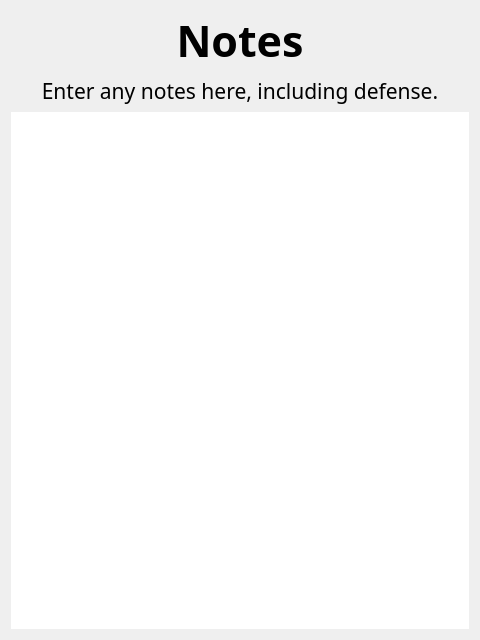
<?xml version="1.0" encoding="UTF-8"?>
<ui version="4.0">
 <class>Notes</class>
 <widget class="QWidget" name="Notes">
  <property name="geometry">
   <rect>
    <x>0</x>
    <y>0</y>
    <width>480</width>
    <height>640</height>
   </rect>
  </property>
  <property name="font">
   <font>
    <family>Noto Sans</family>
    <pointsize>16</pointsize>
   </font>
  </property>
  <property name="windowTitle">
   <string>Form</string>
  </property>
  <layout class="QVBoxLayout" name="verticalLayout">
   <item>
    <widget class="QLabel" name="label">
     <property name="font">
      <font>
       <family>Noto Sans</family>
       <pointsize>32</pointsize>
       <bold>true</bold>
      </font>
     </property>
     <property name="text">
      <string>Notes</string>
     </property>
     <property name="scaledContents">
      <bool>true</bool>
     </property>
     <property name="alignment">
      <set>Qt::AlignmentFlag::AlignCenter</set>
     </property>
     <property name="wordWrap">
      <bool>true</bool>
     </property>
    </widget>
   </item>
   <item>
    <widget class="QLabel" name="label_2">
     <property name="text">
      <string>Enter any notes here, including defense.</string>
     </property>
     <property name="scaledContents">
      <bool>true</bool>
     </property>
     <property name="alignment">
      <set>Qt::AlignmentFlag::AlignCenter</set>
     </property>
     <property name="wordWrap">
      <bool>true</bool>
     </property>
    </widget>
   </item>
   <item>
    <widget class="QPlainTextEdit" name="notes">
     <property name="sizePolicy">
      <sizepolicy hsizetype="Expanding" vsizetype="Expanding">
       <horstretch>0</horstretch>
       <verstretch>1</verstretch>
      </sizepolicy>
     </property>
     <property name="palette">
      <palette>
       <active>
        <colorrole role="HighlightedText">
         <brush brushstyle="SolidPattern">
          <color alpha="255">
           <red>247</red>
           <green>247</green>
           <blue>246</blue>
          </color>
         </brush>
        </colorrole>
       </active>
       <inactive>
        <colorrole role="HighlightedText">
         <brush brushstyle="SolidPattern">
          <color alpha="255">
           <red>247</red>
           <green>247</green>
           <blue>246</blue>
          </color>
         </brush>
        </colorrole>
       </inactive>
       <disabled>
        <colorrole role="HighlightedText">
         <brush brushstyle="SolidPattern">
          <color alpha="255">
           <red>247</red>
           <green>247</green>
           <blue>246</blue>
          </color>
         </brush>
        </colorrole>
       </disabled>
      </palette>
     </property>
     <property name="font">
      <font>
       <family>Noto Sans</family>
       <pointsize>14</pointsize>
      </font>
     </property>
     <property name="styleSheet">
      <string notr="true">QPlainTextEdit {
	border: 2px solid white;
}</string>
     </property>
    </widget>
   </item>
  </layout>
 </widget>
 <resources/>
 <connections/>
</ui>
